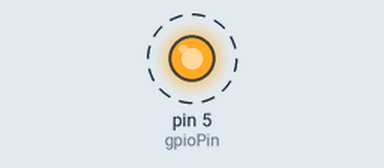
This sketch was run on a simulated Arduino Uno, built with avr-gcc and run on an emulated ATmega328P. On the bench: output pins drawn as LEDs (lit = HIGH). Dashed ring = blinking. What the sketch prints to the serial monitor is not drawn.

Above: at 0.2 s.
Timing chart, 0 to 3.0 s (numbered marks = the images above):
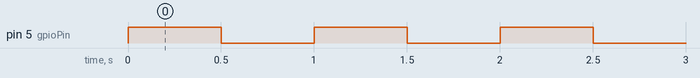

The sketch:

hello_led.ino
```cpp
const int gpioPin = 5;
const int baudrate = 115200;
const int interval = 500;   // 500ms

void setup() {
  pinMode(gpioPin, OUTPUT);
  Serial.begin(baudrate);
  Serial.println("Ready");
}

void loop() {
  digitalWrite(gpioPin, HIGH);
  Serial.println("LED ON");
  delay(interval);
  digitalWrite(gpioPin, LOW);
  Serial.println("LED OFF");
  delay(interval);
}
```

Measured:
- by itself, pin 5 (gpioPin): alternates HIGH for 0.50 s and LOW for 0.50 s
